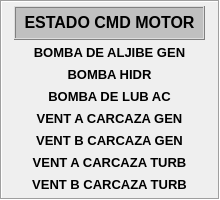
   <widget class="QFrame" name="frame_13">
    <property name="geometry">
     <rect>
      <x>825</x>
      <y>235</y>
      <width>220</width>
      <height>200</height>
     </rect>
    </property>
    <property name="styleSheet">
     <string notr="true">background-color: none;</string>
    </property>
    <property name="frameShape">
     <enum>QFrame::Box</enum>
    </property>
    <property name="frameShadow">
     <enum>QFrame::Sunken</enum>
    </property>
    <layout class="QGridLayout" name="gridLayout_20">
     <property name="margin">
      <number>4</number>
     </property>
     <property name="spacing">
      <number>0</number>
     </property>
     <item row="0" column="0">
      <layout class="QVBoxLayout" name="verticalLayout_14">
       <property name="spacing">
        <number>2</number>
       </property>
       <item>
        <widget class="QFrame" name="frame_14">
         <property name="minimumSize">
          <size>
           <width>0</width>
           <height>34</height>
          </size>
         </property>
         <property name="maximumSize">
          <size>
           <width>16777215</width>
           <height>34</height>
          </size>
         </property>
         <property name="styleSheet">
          <string notr="true">background-color: rgb(192, 192, 192);</string>
         </property>
         <property name="frameShape">
          <enum>QFrame::Box</enum>
         </property>
         <property name="frameShadow">
          <enum>QFrame::Raised</enum>
         </property>
         <layout class="QGridLayout" name="gridLayout_19">
          <property name="margin">
           <number>0</number>
          </property>
          <property name="spacing">
           <number>0</number>
          </property>
          <item row="0" column="0">
           <widget class="QLabel" name="label_14">
            <property name="minimumSize">
             <size>
              <width>181</width>
              <height>21</height>
             </size>
            </property>
            <property name="maximumSize">
             <size>
              <width>181</width>
              <height>21</height>
             </size>
            </property>
            <property name="font">
             <font>
              <pointsize>12</pointsize>
              <weight>75</weight>
              <bold>true</bold>
             </font>
            </property>
            <property name="text">
             <string>ESTADO CMD MOTOR</string>
            </property>
            <property name="alignment">
             <set>Qt::AlignCenter</set>
            </property>
           </widget>
          </item>
         </layout>
        </widget>
       </item>
       <item>
        <spacer name="verticalSpacer_3">
         <property name="orientation">
          <enum>Qt::Vertical</enum>
         </property>
         <property name="sizeHint" stdset="0">
          <size>
           <width>20</width>
           <height>13</height>
          </size>
         </property>
        </spacer>
       </item>
       <item>
        <widget class="QLabel" name="lbCMDM01">
         <property name="minimumSize">
          <size>
           <width>191</width>
           <height>20</height>
          </size>
         </property>
         <property name="maximumSize">
          <size>
           <width>191</width>
           <height>20</height>
          </size>
         </property>
         <property name="font">
          <font>
           <pointsize>10</pointsize>
           <weight>75</weight>
           <bold>true</bold>
          </font>
         </property>
         <property name="text">
          <string>BOMBA DE ALJIBE GEN</string>
         </property>
         <property name="alignment">
          <set>Qt::AlignCenter</set>
         </property>
        </widget>
       </item>
       <item>
        <widget class="QLabel" name="lbCMDM02">
         <property name="minimumSize">
          <size>
           <width>191</width>
           <height>20</height>
          </size>
         </property>
         <property name="maximumSize">
          <size>
           <width>191</width>
           <height>20</height>
          </size>
         </property>
         <property name="font">
          <font>
           <pointsize>10</pointsize>
           <weight>75</weight>
           <bold>true</bold>
          </font>
         </property>
         <property name="text">
          <string>BOMBA HIDR</string>
         </property>
         <property name="alignment">
          <set>Qt::AlignCenter</set>
         </property>
        </widget>
       </item>
       <item>
        <widget class="QLabel" name="lbCMDM03">
         <property name="minimumSize">
          <size>
           <width>191</width>
           <height>20</height>
          </size>
         </property>
         <property name="maximumSize">
          <size>
           <width>191</width>
           <height>20</height>
          </size>
         </property>
         <property name="font">
          <font>
           <pointsize>10</pointsize>
           <weight>75</weight>
           <bold>true</bold>
          </font>
         </property>
         <property name="text">
          <string>BOMBA DE LUB AC</string>
         </property>
         <property name="alignment">
          <set>Qt::AlignCenter</set>
         </property>
        </widget>
       </item>
       <item>
        <widget class="QLabel" name="lbCMDM04">
         <property name="minimumSize">
          <size>
           <width>191</width>
           <height>20</height>
          </size>
         </property>
         <property name="maximumSize">
          <size>
           <width>191</width>
           <height>20</height>
          </size>
         </property>
         <property name="font">
          <font>
           <pointsize>10</pointsize>
           <weight>75</weight>
           <bold>true</bold>
          </font>
         </property>
         <property name="text">
          <string>VENT A CARCAZA GEN</string>
         </property>
         <property name="alignment">
          <set>Qt::AlignCenter</set>
         </property>
        </widget>
       </item>
       <item>
        <widget class="QLabel" name="lbCMDM05">
         <property name="minimumSize">
          <size>
           <width>191</width>
           <height>20</height>
          </size>
         </property>
         <property name="maximumSize">
          <size>
           <width>191</width>
           <height>20</height>
          </size>
         </property>
         <property name="font">
          <font>
           <pointsize>10</pointsize>
           <weight>75</weight>
           <bold>true</bold>
          </font>
         </property>
         <property name="text">
          <string>VENT B CARCAZA GEN</string>
         </property>
         <property name="alignment">
          <set>Qt::AlignCenter</set>
         </property>
        </widget>
       </item>
       <item>
        <widget class="QLabel" name="lbCMDM06">
         <property name="minimumSize">
          <size>
           <width>191</width>
           <height>20</height>
          </size>
         </property>
         <property name="maximumSize">
          <size>
           <width>191</width>
           <height>20</height>
          </size>
         </property>
         <property name="font">
          <font>
           <pointsize>10</pointsize>
           <weight>75</weight>
           <bold>true</bold>
          </font>
         </property>
         <property name="text">
          <string>VENT A CARCAZA TURB</string>
         </property>
         <property name="alignment">
          <set>Qt::AlignCenter</set>
         </property>
        </widget>
       </item>
       <item>
        <widget class="QLabel" name="lbCMDM07">
         <property name="minimumSize">
          <size>
           <width>191</width>
           <height>20</height>
          </size>
         </property>
         <property name="maximumSize">
          <size>
           <width>191</width>
           <height>20</height>
          </size>
         </property>
         <property name="font">
          <font>
           <pointsize>10</pointsize>
           <weight>75</weight>
           <bold>true</bold>
          </font>
         </property>
         <property name="text">
          <string>VENT B CARCAZA TURB</string>
         </property>
         <property name="alignment">
          <set>Qt::AlignCenter</set>
         </property>
        </widget>
       </item>
       <item>
        <spacer name="verticalSpacer_4">
         <property name="orientation">
          <enum>Qt::Vertical</enum>
         </property>
         <property name="sizeHint" stdset="0">
          <size>
           <width>20</width>
           <height>13</height>
          </size>
         </property>
        </spacer>
       </item>
      </layout>
     </item>
    </layout>
   </widget>
